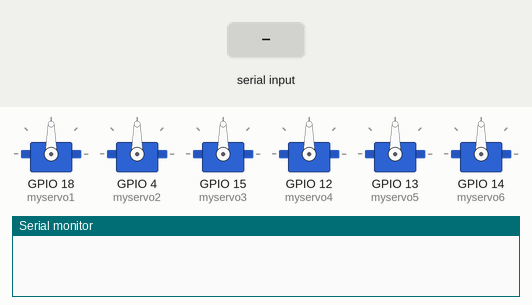
Recording of a sketch running on a simulated ESP32. Shown: 6 × servo, the last lines printed to the serial monitor. The inputs (shaded band) are chosen by the test bench.

Above: at 1.2 s.
1.3 s: "1\n" received over Serial
At 1.8 s:
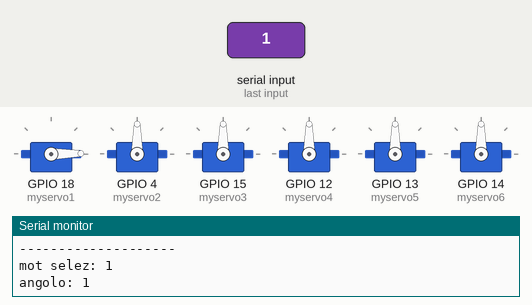
2.8 s: "2\n" received over Serial
At 4.0 s:
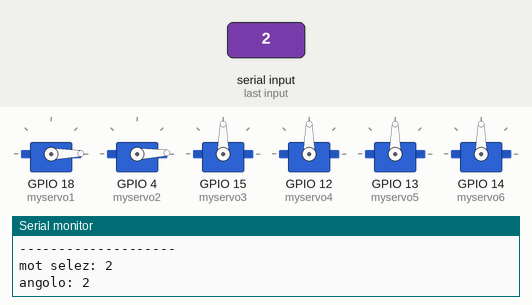
4.3 s: "3\n" received over Serial
At 5.3 s:
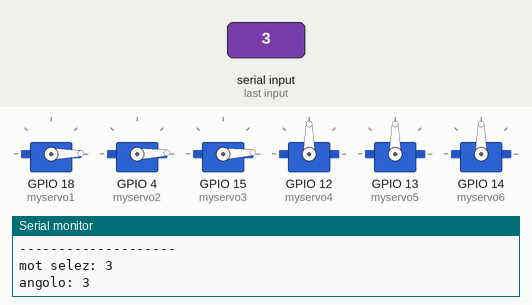
5.8 s: "4\n" received over Serial
At 6.4 s:
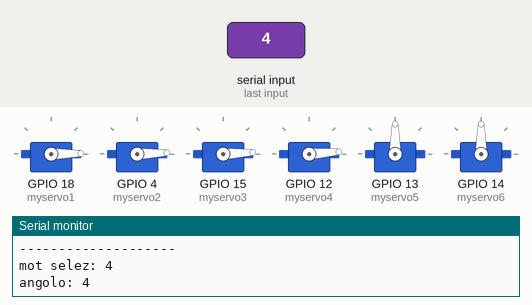
7.3 s: "5\n" received over Serial
At 7.6 s:
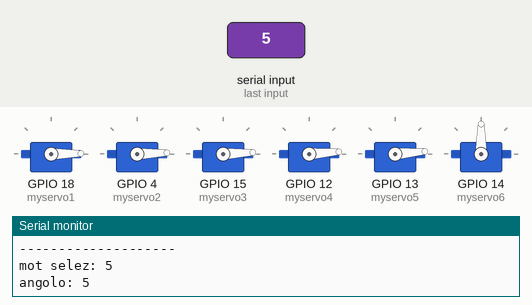
Timing chart, 0 to 9.8 s (numbered marks = the images above; inputs shaded):
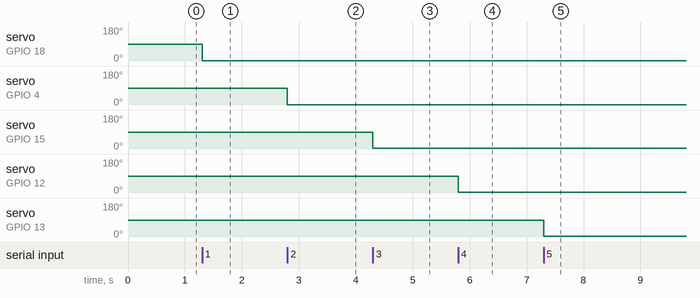

Measured:
- after the input at 1.3 s, servo on GPIO 18 (myservo1): 90° → 1° at once
- after the input at 2.8 s, servo on GPIO 4 (myservo2): 90° → 2° at once
- after the input at 4.3 s, servo on GPIO 15 (myservo3): 90° → 3° at once
- after the input at 5.8 s, servo on GPIO 12 (myservo4): 90° → 4° at once
- after the input at 7.3 s, servo on GPIO 13 (myservo5): 90° → 5° at once

The sketch:

mot_joint_by_joint.ino
```cpp
#include <Servo.h> //scaricato servoesp32
Servo myservo1;  // crea l'oggetto di tipo Servo, myservo sarà l'oggetto su cui opererai
Servo myservo2;
Servo myservo3;
Servo myservo4;
Servo myservo5;
Servo myservo6;
void setup() {
  myservo1.attach(18);  // lega l'oggetto myservo al pin a cui abbiamo collegato il nostro servo, in questo caso il pin 8
  myservo2.attach(4);
  myservo3.attach(15);
  myservo4.attach(12);
  myservo5.attach(13);
  myservo6.attach(14);
  Serial.begin(9600);
    myservo1.write(90);//inizializz
    myservo2.write(90);
    myservo3.write(90);
    myservo4.write(90);
    myservo5.write(90);
    myservo6.write(90);
}
char tmp;
int mot=0;
int cnt=0;
int angolo=0;
int dato1=0;
int dato2=0;
int dato3=0;
int a=0;
//limiti
//gomito 2-9
void loop() {

   if (Serial.available() > 0) {
    String input = Serial.readStringUntil('\n');
     Serial.println("-------------------- ");
    int pointer=input.indexOf(' ');
    if(pointer!=-1){
      do{
       String input_tmp1=input.substring(0, pointer);
       String input_tmp2=input.substring(pointer+1);
        int dashIndex = input_tmp1.indexOf('-');
       mot = input_tmp1.substring(0, dashIndex).toInt();
    angolo =input_tmp1.substring(dashIndex + 1).toInt();
     Serial.print("mot selez: ");
    Serial.println(mot);
    Serial.print("angolo: ");
    Serial.println(angolo);
     applica_mot(mot,angolo);
    pointer=input_tmp2.indexOf(' ');
    input=input_tmp2;
      }while(pointer!=-1);
   }
    int dashIndex = input.indexOf('-');

    mot = input.substring(0, dashIndex).toInt();
    angolo = input.substring(dashIndex + 1).toInt();
     Serial.print("mot selez: ");
    Serial.println(mot);
    Serial.print("angolo: ");
    Serial.println(angolo);
    applica_mot(mot,angolo);

   }

}

 void applica_mot(int mot, int angolo){
     switch (mot) {
  case 1:
   myservo1.write(angolo);
  mot=0;
    break;
  case 2:
   myservo2.write(angolo);
   mot=0;
    break;
   case 3:
   myservo3.write(angolo);
   mot=0;
   break;
   case 4:
   myservo4.write(angolo);
   mot=0;
   break;
    case 5:
   myservo5.write(angolo);
  mot=0;
    break;
  case 6:
   myservo6.write(angolo);
   mot=0;
    break;
  default:
    Serial.println("motore non esistente");
    break;

  }
 }
```
